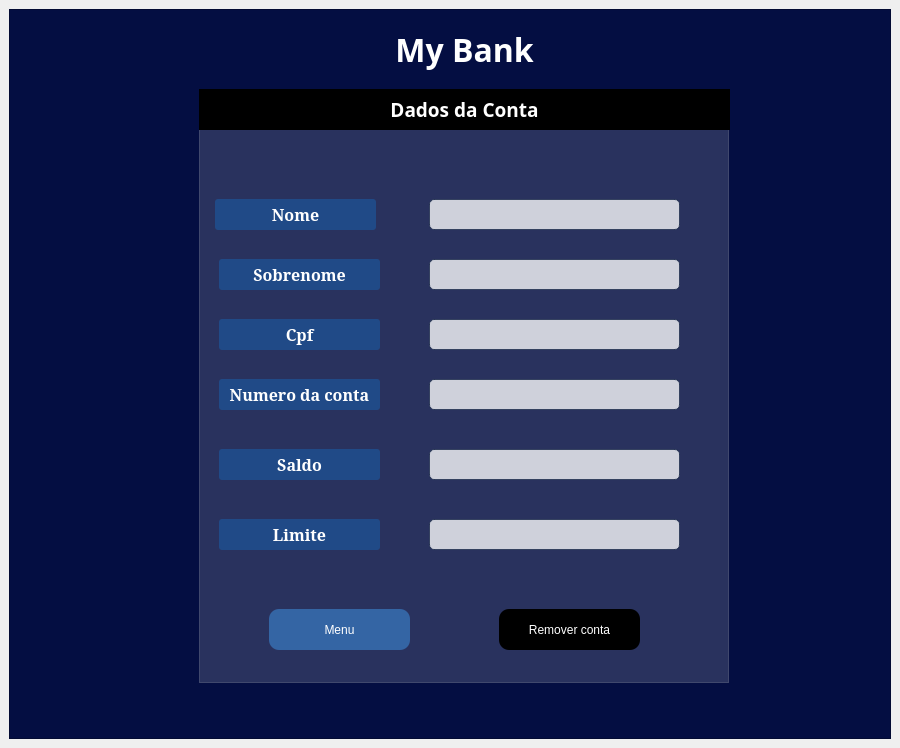
<?xml version="1.0" encoding="UTF-8"?>
<ui version="4.0">
 <class>tela_dados</class>
 <widget class="QMainWindow" name="tela_dados">
  <property name="geometry">
   <rect>
    <x>0</x>
    <y>0</y>
    <width>900</width>
    <height>748</height>
   </rect>
  </property>
  <property name="minimumSize">
   <size>
    <width>540</width>
    <height>650</height>
   </size>
  </property>
  <property name="maximumSize">
   <size>
    <width>1024</width>
    <height>748</height>
   </size>
  </property>
  <property name="windowTitle">
   <string>MainWindow</string>
  </property>
  <widget class="QWidget" name="centralwidget">
   <layout class="QVBoxLayout" name="verticalLayout">
    <item>
     <widget class="QFrame" name="frame">
      <property name="styleSheet">
       <string notr="true">background-color: rgb(4, 14, 66);
color: rgb(255, 255, 255);</string>
      </property>
      <property name="frameShape">
       <enum>QFrame::StyledPanel</enum>
      </property>
      <property name="frameShadow">
       <enum>QFrame::Raised</enum>
      </property>
      <widget class="QFrame" name="frame_2">
       <property name="geometry">
        <rect>
         <x>190</x>
         <y>120</y>
         <width>530</width>
         <height>554</height>
        </rect>
       </property>
       <property name="styleSheet">
        <string notr="true">background-color:rgba(255, 253, 253, 38);</string>
       </property>
       <property name="frameShape">
        <enum>QFrame::StyledPanel</enum>
       </property>
       <property name="frameShadow">
        <enum>QFrame::Raised</enum>
       </property>
       <widget class="QLineEdit" name="lineEdit">
        <property name="geometry">
         <rect>
          <x>230</x>
          <y>70</y>
          <width>251</width>
          <height>31</height>
         </rect>
        </property>
        <property name="font">
         <font>
          <pointsize>13</pointsize>
         </font>
        </property>
        <property name="styleSheet">
         <string notr="true">border-radius: 5px;
background-color: rgba(255, 255, 255, 198);
border: 1px solid rgba(3, 20, 52, 150);
color: rgb(0, 0, 0);</string>
        </property>
        <property name="alignment">
         <set>Qt::AlignCenter</set>
        </property>
        <property name="readOnly">
         <bool>true</bool>
        </property>
        <property name="placeholderText">
         <string/>
        </property>
       </widget>
       <widget class="QLineEdit" name="lineEdit_2">
        <property name="geometry">
         <rect>
          <x>230</x>
          <y>130</y>
          <width>251</width>
          <height>31</height>
         </rect>
        </property>
        <property name="font">
         <font>
          <pointsize>13</pointsize>
         </font>
        </property>
        <property name="styleSheet">
         <string notr="true">border-radius: 5px;
background-color: rgba(255, 255, 255, 198);
border: 1px solid rgba(3, 20, 52, 150);
color: rgb(0, 0, 0);</string>
        </property>
        <property name="text">
         <string/>
        </property>
        <property name="alignment">
         <set>Qt::AlignCenter</set>
        </property>
        <property name="readOnly">
         <bool>true</bool>
        </property>
        <property name="placeholderText">
         <string/>
        </property>
       </widget>
       <widget class="QLineEdit" name="lineEdit_3">
        <property name="geometry">
         <rect>
          <x>230</x>
          <y>190</y>
          <width>251</width>
          <height>31</height>
         </rect>
        </property>
        <property name="font">
         <font>
          <pointsize>13</pointsize>
         </font>
        </property>
        <property name="styleSheet">
         <string notr="true">border-radius: 5px;
background-color: rgba(255, 255, 255, 198);
border: 1px solid rgba(3, 20, 52, 150);
color: rgb(0, 0, 0);
</string>
        </property>
        <property name="maxLength">
         <number>11</number>
        </property>
        <property name="alignment">
         <set>Qt::AlignCenter</set>
        </property>
        <property name="readOnly">
         <bool>true</bool>
        </property>
        <property name="placeholderText">
         <string/>
        </property>
       </widget>
       <widget class="QLineEdit" name="lineEdit_4">
        <property name="geometry">
         <rect>
          <x>230</x>
          <y>250</y>
          <width>251</width>
          <height>31</height>
         </rect>
        </property>
        <property name="font">
         <font>
          <pointsize>13</pointsize>
         </font>
        </property>
        <property name="styleSheet">
         <string notr="true">border-radius: 5px;
background-color: rgba(255, 255, 255, 198);
border: 1px solid rgba(3, 20, 52, 150);
color: rgb(0, 0, 0);</string>
        </property>
        <property name="maxLength">
         <number>16</number>
        </property>
        <property name="alignment">
         <set>Qt::AlignCenter</set>
        </property>
        <property name="readOnly">
         <bool>true</bool>
        </property>
        <property name="placeholderText">
         <string/>
        </property>
       </widget>
       <widget class="QLineEdit" name="lineEdit_5">
        <property name="geometry">
         <rect>
          <x>230</x>
          <y>320</y>
          <width>251</width>
          <height>31</height>
         </rect>
        </property>
        <property name="font">
         <font>
          <pointsize>13</pointsize>
         </font>
        </property>
        <property name="styleSheet">
         <string notr="true">border-radius: 5px;
background-color: rgba(255, 255, 255, 198);
border: 1px solid rgba(3, 20, 52, 150);
color: rgb(0, 0, 0);
</string>
        </property>
        <property name="alignment">
         <set>Qt::AlignCenter</set>
        </property>
        <property name="readOnly">
         <bool>true</bool>
        </property>
        <property name="placeholderText">
         <string/>
        </property>
       </widget>
       <widget class="QLineEdit" name="lineEdit_6">
        <property name="geometry">
         <rect>
          <x>230</x>
          <y>390</y>
          <width>251</width>
          <height>31</height>
         </rect>
        </property>
        <property name="font">
         <font>
          <pointsize>13</pointsize>
         </font>
        </property>
        <property name="styleSheet">
         <string notr="true">border-radius: 5px;
background-color: rgba(255, 255, 255, 198);
border: 1px solid rgba(3, 20, 52, 150);
color: rgb(0, 0, 0);</string>
        </property>
        <property name="alignment">
         <set>Qt::AlignCenter</set>
        </property>
        <property name="readOnly">
         <bool>true</bool>
        </property>
        <property name="placeholderText">
         <string/>
        </property>
       </widget>
       <widget class="QLabel" name="label">
        <property name="geometry">
         <rect>
          <x>16</x>
          <y>70</y>
          <width>161</width>
          <height>31</height>
         </rect>
        </property>
        <property name="font">
         <font>
          <family>Serif</family>
          <pointsize>12</pointsize>
          <weight>75</weight>
          <bold>true</bold>
         </font>
        </property>
        <property name="styleSheet">
         <string notr="true">background-color: rgb(32, 74, 135);
border-radius: 3px;</string>
        </property>
        <property name="text">
         <string>Nome</string>
        </property>
        <property name="alignment">
         <set>Qt::AlignCenter</set>
        </property>
       </widget>
       <widget class="QLabel" name="label_2">
        <property name="geometry">
         <rect>
          <x>20</x>
          <y>130</y>
          <width>161</width>
          <height>31</height>
         </rect>
        </property>
        <property name="font">
         <font>
          <family>Serif</family>
          <pointsize>12</pointsize>
          <weight>75</weight>
          <bold>true</bold>
         </font>
        </property>
        <property name="styleSheet">
         <string notr="true">background-color: rgb(32, 74, 135);
border-radius: 3px;</string>
        </property>
        <property name="text">
         <string>Sobrenome</string>
        </property>
        <property name="alignment">
         <set>Qt::AlignCenter</set>
        </property>
       </widget>
       <widget class="QLabel" name="label_5">
        <property name="geometry">
         <rect>
          <x>20</x>
          <y>190</y>
          <width>161</width>
          <height>31</height>
         </rect>
        </property>
        <property name="font">
         <font>
          <family>Serif</family>
          <pointsize>12</pointsize>
          <weight>75</weight>
          <bold>true</bold>
         </font>
        </property>
        <property name="styleSheet">
         <string notr="true">background-color: rgb(32, 74, 135);
border-radius: 3px;</string>
        </property>
        <property name="text">
         <string>Cpf</string>
        </property>
        <property name="alignment">
         <set>Qt::AlignCenter</set>
        </property>
       </widget>
       <widget class="QLabel" name="label_6">
        <property name="geometry">
         <rect>
          <x>20</x>
          <y>250</y>
          <width>161</width>
          <height>31</height>
         </rect>
        </property>
        <property name="font">
         <font>
          <family>Serif</family>
          <pointsize>12</pointsize>
          <weight>75</weight>
          <bold>true</bold>
         </font>
        </property>
        <property name="styleSheet">
         <string notr="true">background-color: rgb(32, 74, 135);
border-radius: 3px;</string>
        </property>
        <property name="text">
         <string>Numero da conta</string>
        </property>
        <property name="alignment">
         <set>Qt::AlignCenter</set>
        </property>
       </widget>
       <widget class="QLabel" name="label_7">
        <property name="geometry">
         <rect>
          <x>20</x>
          <y>320</y>
          <width>161</width>
          <height>31</height>
         </rect>
        </property>
        <property name="font">
         <font>
          <family>Serif</family>
          <pointsize>12</pointsize>
          <weight>75</weight>
          <bold>true</bold>
         </font>
        </property>
        <property name="styleSheet">
         <string notr="true">background-color: rgb(32, 74, 135);
border-radius: 3px;</string>
        </property>
        <property name="text">
         <string>Saldo</string>
        </property>
        <property name="alignment">
         <set>Qt::AlignCenter</set>
        </property>
       </widget>
       <widget class="QLabel" name="label_8">
        <property name="geometry">
         <rect>
          <x>20</x>
          <y>390</y>
          <width>161</width>
          <height>31</height>
         </rect>
        </property>
        <property name="font">
         <font>
          <family>Serif</family>
          <pointsize>12</pointsize>
          <weight>75</weight>
          <bold>true</bold>
         </font>
        </property>
        <property name="styleSheet">
         <string notr="true">background-color: rgb(32, 74, 135);
border-radius: 3px;</string>
        </property>
        <property name="text">
         <string>Limite</string>
        </property>
        <property name="alignment">
         <set>Qt::AlignCenter</set>
        </property>
       </widget>
       <widget class="QPushButton" name="pushButton_2">
        <property name="geometry">
         <rect>
          <x>70</x>
          <y>480</y>
          <width>141</width>
          <height>41</height>
         </rect>
        </property>
        <property name="styleSheet">
         <string notr="true">QPushButton{

background-color: rgb(52, 101, 164);	
border-radius: 10px;
border: 2px rgb(2, 19, 44);
}

QPushButton:hover{
	background-color: rgb(52, 101, 164);
	border: 5px solid rgb(32, 74, 135);
}</string>
        </property>
        <property name="text">
         <string>Menu</string>
        </property>
       </widget>
       <widget class="QPushButton" name="pushButton_3">
        <property name="geometry">
         <rect>
          <x>300</x>
          <y>480</y>
          <width>141</width>
          <height>41</height>
         </rect>
        </property>
        <property name="styleSheet">
         <string notr="true">QPushButton{

background-color: rgb(0, 0, 0);	
border-radius: 10px;
border: 2px rgb(2, 19, 44);
}

QPushButton:hover{
	border: 5px solid rgb(2, 19, 44);

}</string>
        </property>
        <property name="text">
         <string>Remover conta</string>
        </property>
       </widget>
      </widget>
      <widget class="QLabel" name="label_9">
       <property name="geometry">
        <rect>
         <x>190</x>
         <y>80</y>
         <width>531</width>
         <height>41</height>
        </rect>
       </property>
       <property name="font">
        <font>
         <family>Sans Serif</family>
         <pointsize>14</pointsize>
         <weight>75</weight>
         <bold>true</bold>
        </font>
       </property>
       <property name="styleSheet">
        <string notr="true">background-color: rgb(0, 0, 0);
</string>
       </property>
       <property name="text">
        <string>Dados da Conta</string>
       </property>
       <property name="alignment">
        <set>Qt::AlignCenter</set>
       </property>
      </widget>
      <widget class="QLabel" name="label_4">
       <property name="geometry">
        <rect>
         <x>270</x>
         <y>20</y>
         <width>371</width>
         <height>41</height>
        </rect>
       </property>
       <property name="font">
        <font>
         <family>Sawasdee</family>
         <pointsize>24</pointsize>
         <weight>75</weight>
         <bold>true</bold>
        </font>
       </property>
       <property name="styleSheet">
        <string notr="true">color: rgb(255, 255, 255);</string>
       </property>
       <property name="text">
        <string>My Bank</string>
       </property>
       <property name="alignment">
        <set>Qt::AlignCenter</set>
       </property>
      </widget>
     </widget>
    </item>
   </layout>
  </widget>
 </widget>
 <resources/>
 <connections/>
</ui>
